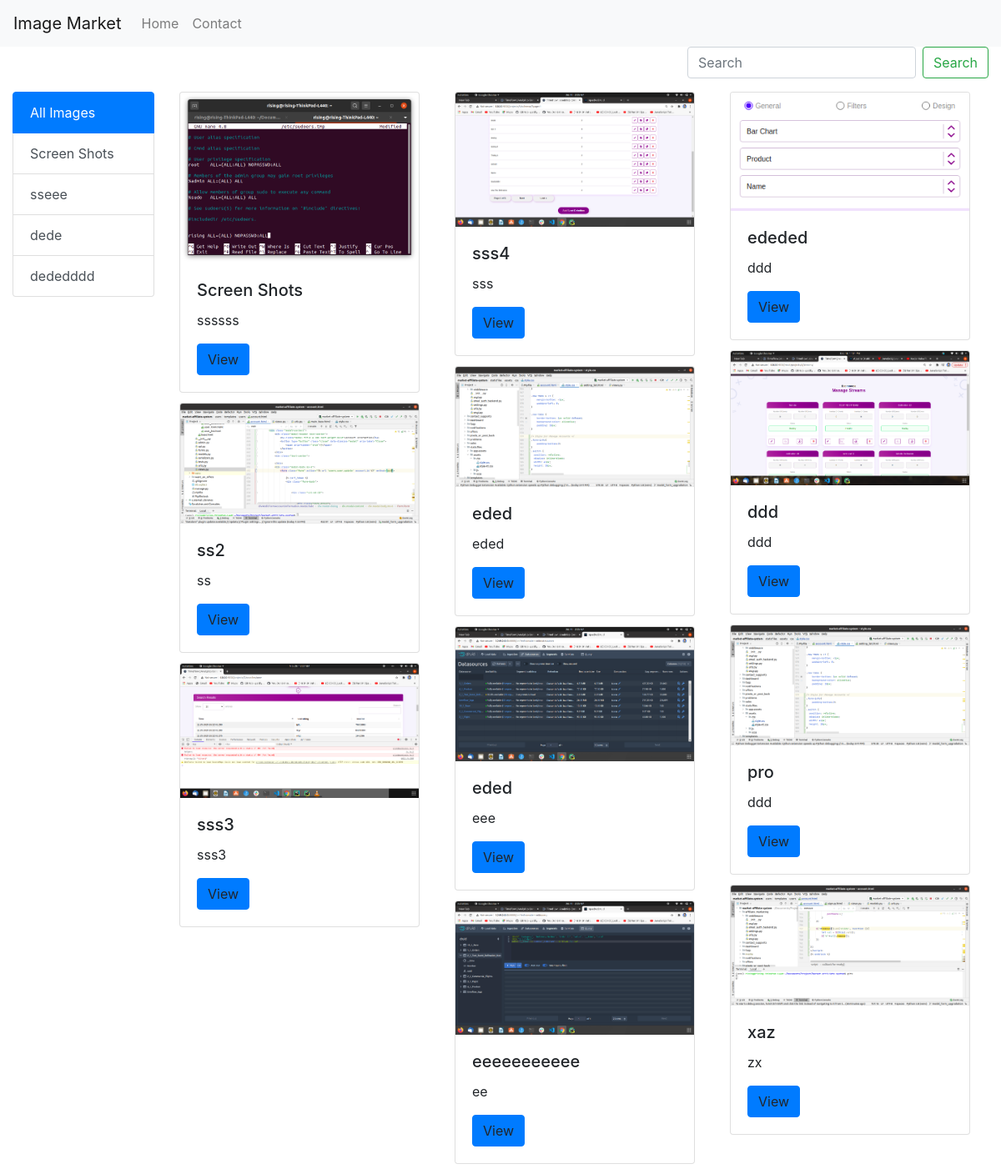
The page / on the database its author committed.
### RanaFurniture/models.py (models this page shows, shortened)
class Category(models.Model):
    title = models.CharField(max_length=100)
    description = models.TextField()

class Image(models.Model):
    title = models.CharField(max_length=100)
    description = models.TextField()
    image = models.ImageField(upload_to='images')
    added_date = models.DateTimeField(auto_now_add=True)
    category = models.ForeignKey(Category, on_delete=models.CASCADE)

### RanaFurniture/views.py (the view)
# urls.py: path('', Index.as_view(), name='index'),
class Index(generic.ListView):
    context_object_name = 'images'
    template_name = 'RanaFurniture/index.html'
    def get_queryset(self):
        return Image.objects.all()
    def get_context_data(self, **kwargs):
        context = super(Index, self).get_context_data(**kwargs)
        context['categories'] = Category.objects.all()
        return context

### RanaFurniture/templates/RanaFurniture/index.html (shortened to what this page needs)
{% extends 'RanaFurniture/base.html' %}
{% block content %}
    <div class="container-fluid">
    <div class="row">
        <div class="col-12">
     <form class="form-inline my-2 my-lg-0 float-right">
      <input class="form-control mr-sm-2" type="search" placeholder="Search" aria-label="Search">
      <button class="btn btn-outline-success my-2 my-sm-0" type="submit">Search</button>
    </form>
    </div>
    </div>
        <div class="row">
            <div class="col-md-2">
                <div class="list-group mt-3">
                    <a href="{% url 'index' %}" class="list-group-item list-group-item-action active">
                        All Images
                    </a>
                    {% for catgory in categories %}
                        <a href="/category/{{ catgory.id }}" class="list-group-item list-group-item-action">
                            {{ catgory.title }}
                        </a>
                    {% endfor %}
                </div>
            </div>
            <div class="col-md-10">
                <div class="row mt-3">
                    <div class="col-md-12">
                        <div class="card-columns">
                            {% for img in images %}
                                <div class="card" style="width: 18rem;">
                                    <img class="card-img-top" src="/media/{{ img.image }}" alt="Card image cap">
                                    <div class="card-body">
                                        <h5 class="card-title">{{ img.title }}</h5>
                                        <p class="card-text">{{ img.description }}</p>
                                        <a  class="btn btn-primary"
                                           onclick="showModelwithImage('{{ img.image }}')">
                                            View
                                        </a>
                                    </div>
                                </div>
                            {% endfor %}
                        </div>
                    </div>
                </div>
            </div>
        </div>
    </div>
{% endblock %}

### RanaFurniture/templates/RanaFurniture/base.html (shortened to what this page needs)
{% load static %}
<!doctype html>
<html lang="en">
  <head>
  <link rel="stylesheet" type="text/css" href="{% static 'css/bootstrap.css' %}">
  </head>
  <body>
  <nav class="navbar navbar-expand-lg navbar-light bg-light">
  <a class="navbar-brand" href="{% url 'index' %}">Image Market</a>
<div class="collapse navbar-collapse" id="navbarSupportedContent">
    <ul class="navbar-nav mr-auto">
        <li class="nav-item">
        <a class="nav-link" href="{% url 'index' %}">Home</a>
      </li>
        <li class="nav-item">
        <a class="nav-link" href="{% url 'contact' %}">Contact</a>
      </li>
    </ul>
</div>
</nav>
  {% block content %}
  {% endblock %}
  </body>
</html>

### rows shown on the page
Category: title "Screen Shots"
Category: title "sseee"
Category: title "dede"
Category: title "dededddd"
Image: image (picture), title "Screen Shots", description "ssssss"
Image: image (picture), title "ss2", description "ss"
Image: image (picture), title "sss3", description "sss3"
Image: image (picture), title "sss4", description "sss"
Image: image (picture), title "eded", description "eded"
Image: image (picture), title "eded", description "eee"
Image: image (picture), title "eeeeeeeeeee", description "ee"
Image: image (picture), title "ededed", description "ddd"
Image: image (picture), title "ddd", description "ddd"
Image: image (picture), title "pro", description "ddd"
Image: image (picture), title "xaz", description "zx"
